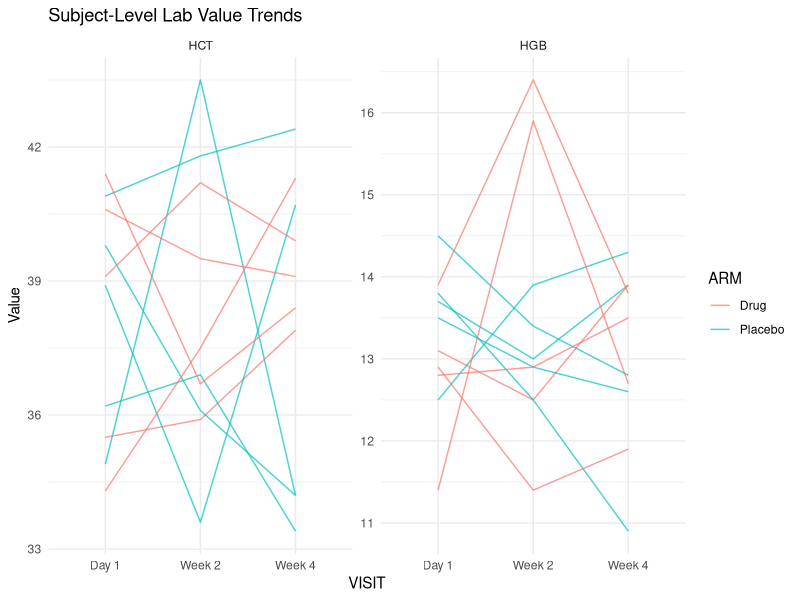
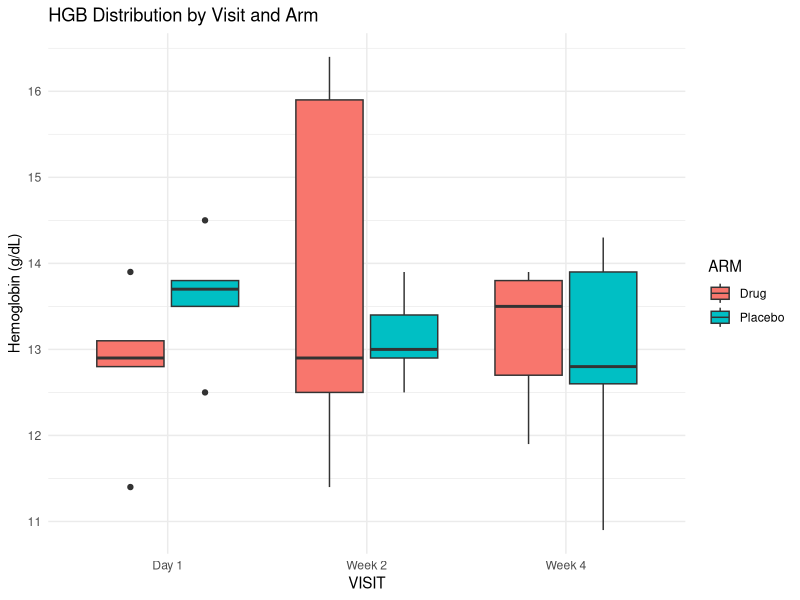
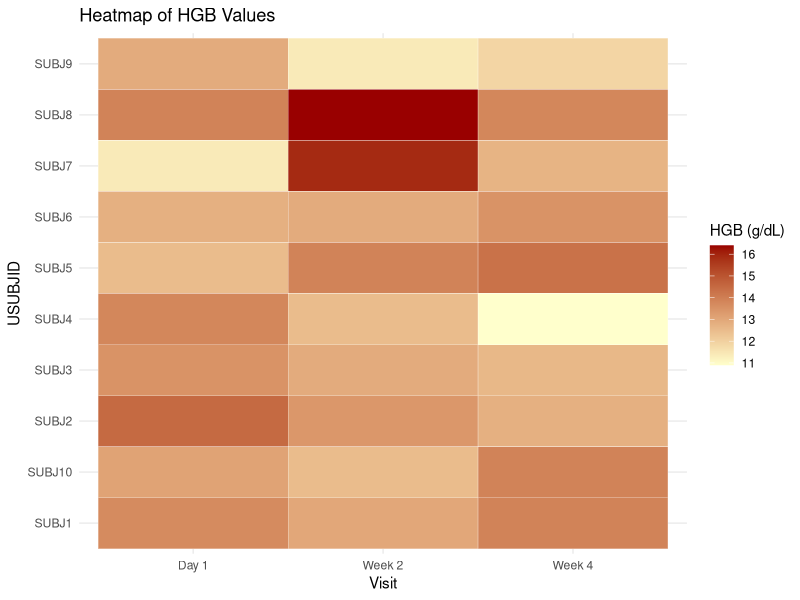
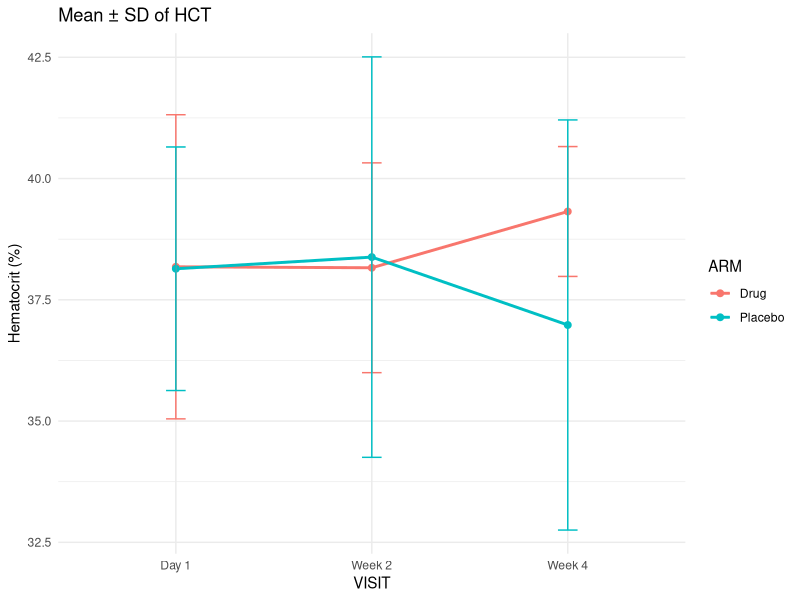
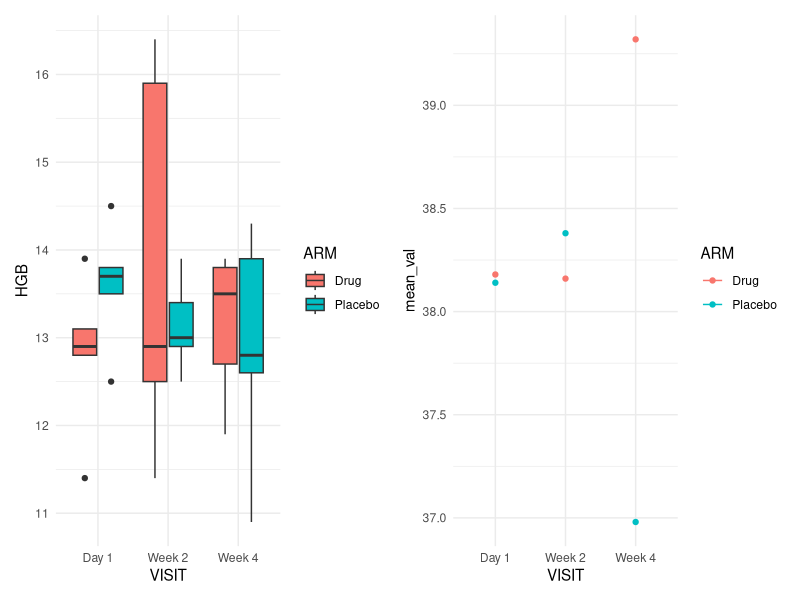

Here is the R script that generated these plots, in order:
## ---- chunk 1
library(ggplot2)
library(dplyr)
library(tidyr)
library(patchwork)

set.seed(2025)
labs <- tibble::tibble(
  USUBJID = rep(paste0("SUBJ", 1:10), each = 3),
  VISIT = rep(c("Day 1", "Week 2", "Week 4"), times = 10),
  ARM = rep(c("Placebo", "Drug"), each = 15),
  HGB = round(rnorm(30, mean = 13, sd = 1.2), 1),
  HCT = round(rnorm(30, mean = 38, sd = 3), 1)
)

labs_long <- labs %>%
  pivot_longer(cols = c(HGB, HCT), names_to = "Test", values_to = "Value")
## ---- chunk 2
ggplot(labs_long, aes(x = VISIT, y = Value, group = USUBJID, color = ARM)) +
  geom_line(alpha = 0.7) +
  facet_wrap(~Test, scales = "free_y") +
  theme_minimal() +
  labs(title = "Subject-Level Lab Value Trends", y = "Value")
## ---- chunk 3
ggplot(labs, aes(x = VISIT, y = HGB, fill = ARM)) +
  geom_boxplot() +
  theme_minimal() +
  labs(title = "HGB Distribution by Visit and Arm", y = "Hemoglobin (g/dL)")
## ---- chunk 4
labs_heat <- labs %>%
  select(USUBJID, VISIT, HGB) %>%
  pivot_wider(names_from = VISIT, values_from = HGB)

labs_heat_long <- labs_heat %>%
  pivot_longer(-USUBJID, names_to = "Visit", values_to = "HGB")

ggplot(labs_heat_long, aes(x = Visit, y = USUBJID, fill = HGB)) +
  geom_tile(color = "white") +
  scale_fill_gradient(low = "#ffffcc", high = "#990000") +
  theme_minimal() +
  labs(title = "Heatmap of HGB Values", fill = "HGB (g/dL)")
## ---- chunk 5
summary_hct <- labs %>%
  group_by(VISIT, ARM) %>%
  summarise(mean_val = mean(HCT), sd_val = sd(HCT), .groups = "drop")

ggplot(summary_hct, aes(x = VISIT, y = mean_val, color = ARM, group = ARM)) +
  geom_line(size = 1) +
  geom_point(size = 2) +
  geom_errorbar(aes(ymin = mean_val - sd_val, ymax = mean_val + sd_val), width = 0.1) +
  theme_minimal() +
  labs(title = "Mean ± SD of HCT", y = "Hematocrit (%)")
## ---- chunk 6
p1 <- ggplot(labs, aes(x = VISIT, y = HGB, fill = ARM)) +
  geom_boxplot() + theme_minimal()

p2 <- ggplot(summary_hct, aes(x = VISIT, y = mean_val, color = ARM)) +
  geom_line() + geom_point() + theme_minimal()

p1 + p2
